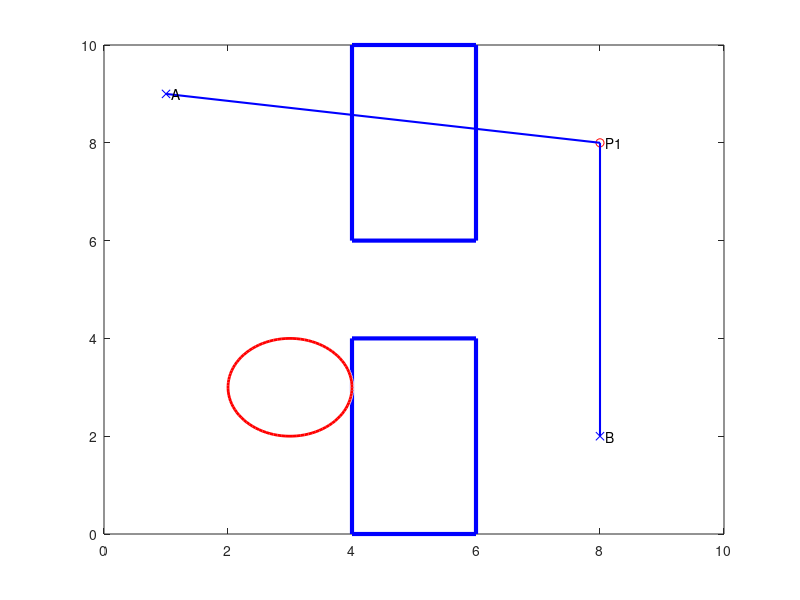

MATLAB code to generate this figure:
clear all; close all;

x1 = 4;
x2 = 6;
y1 = 0;
y2 = 4;
x = [x1, x2, x2, x1, x1];
y = [y1, y1, y2, y2, y1];
y_2 = [10, 10, 6, 6, 10];

plot(x, y, 'b-', 'LineWidth', 3);
hold on
plot(x, y_2, 'b-', 'LineWidth', 3);
xlim([0, 10]);
ylim([0, 10]);

A = [1 9];
B = [8 2];
P = [8 8];
plot(A(1), A(2), 'x', 'Color', 'b');
plot(B(1), B(2), 'x', 'Color', 'b');
plot(P(1), P(2), 'o', 'Color', 'r');
plot([A(1) P(1)], [A(2) P(2)], 'Color', 'b', 'LineWidth', 1.5);
plot([P(1) B(1)], [P(2) B(2)], 'Color', 'b', 'LineWidth', 1.5);

text(A(1), A(2), '  A');
text(B(1), B(2), '  B');
text(P(1), P(2), '  P1');

center = [3 3];
radius = 1;
viscircles(center, radius, 'Color', 'r');